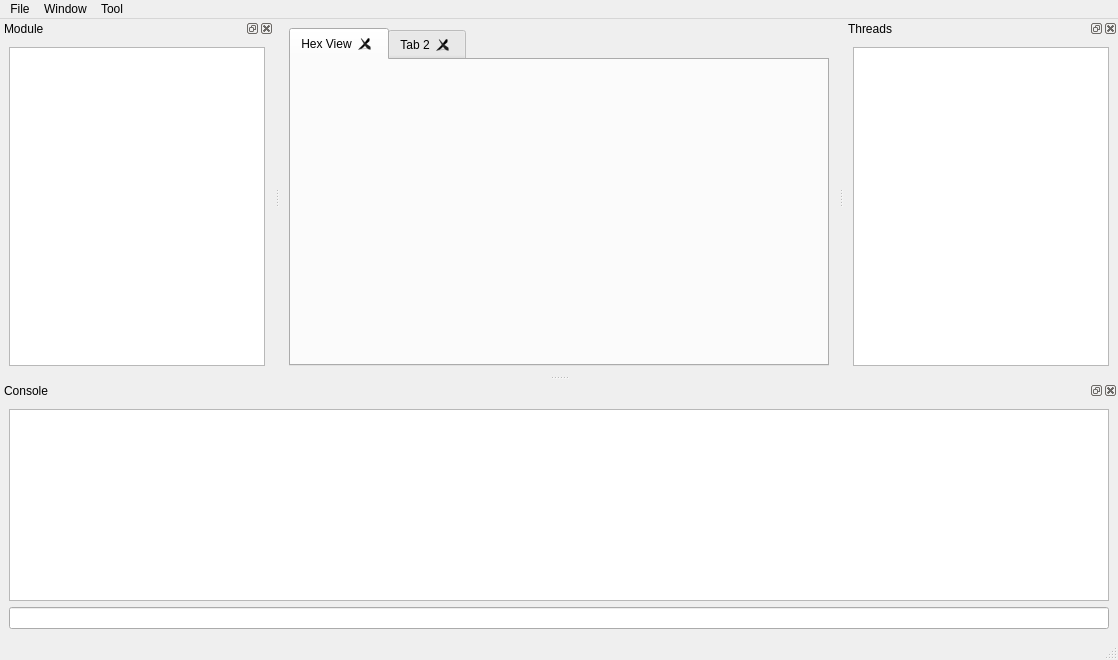
<?xml version="1.0" encoding="UTF-8"?>
<ui version="4.0">
 <class>PennyGUI</class>
 <widget class="QMainWindow" name="PennyGUI">
  <property name="geometry">
   <rect>
    <x>0</x>
    <y>0</y>
    <width>1118</width>
    <height>660</height>
   </rect>
  </property>
  <property name="windowTitle">
   <string>PennyGUI</string>
  </property>
  <widget class="QWidget" name="centralwidget">
   <layout class="QVBoxLayout" name="verticalLayout_2">
    <item>
     <widget class="QTabWidget" name="MainTab">
      <property name="tabsClosable">
       <bool>true</bool>
      </property>
      <property name="movable">
       <bool>true</bool>
      </property>
      <widget class="QWidget" name="HexTab">
       <attribute name="title">
        <string>Hex View</string>
       </attribute>
       <layout class="QVBoxLayout" name="verticalLayout_4"/>
      </widget>
      <widget class="QWidget" name="tab_2">
       <attribute name="title">
        <string>Tab 2</string>
       </attribute>
      </widget>
     </widget>
    </item>
   </layout>
  </widget>
  <widget class="QMenuBar" name="menubar">
   <property name="geometry">
    <rect>
     <x>0</x>
     <y>0</y>
     <width>1118</width>
     <height>20</height>
    </rect>
   </property>
   <widget class="QMenu" name="menuFile">
    <property name="title">
     <string>File</string>
    </property>
    <addaction name="actionOpen_Process"/>
   </widget>
   <widget class="QMenu" name="menuWindow">
    <property name="title">
     <string>Window</string>
    </property>
    <addaction name="actionConsole"/>
    <addaction name="actionModules"/>
    <addaction name="actionHex_view"/>
   </widget>
   <widget class="QMenu" name="menuTool">
    <property name="title">
     <string>Tool</string>
    </property>
    <addaction name="actionDump_debugged_process"/>
   </widget>
   <addaction name="menuFile"/>
   <addaction name="menuWindow"/>
   <addaction name="menuTool"/>
  </widget>
  <widget class="QStatusBar" name="statusbar"/>
  <widget class="QDockWidget" name="ConsoleWindow">
   <property name="windowTitle">
    <string>Console</string>
   </property>
   <attribute name="dockWidgetArea">
    <number>8</number>
   </attribute>
   <widget class="QWidget" name="dockWidgetContents">
    <layout class="QVBoxLayout" name="verticalLayout">
     <item>
      <widget class="QTextBrowser" name="ConsoleBrowser"/>
     </item>
     <item>
      <widget class="QLineEdit" name="ConsoleInput"/>
     </item>
    </layout>
   </widget>
  </widget>
  <widget class="QDockWidget" name="ModulesWindow">
   <property name="windowTitle">
    <string>Module</string>
   </property>
   <attribute name="dockWidgetArea">
    <number>1</number>
   </attribute>
   <widget class="QWidget" name="dockWidgetContents_3">
    <layout class="QVBoxLayout" name="verticalLayout_3">
     <item>
      <widget class="QTableView" name="ModulesTable">
       <property name="frameShape">
        <enum>QFrame::StyledPanel</enum>
       </property>
       <property name="alternatingRowColors">
        <bool>true</bool>
       </property>
       <property name="selectionMode">
        <enum>QAbstractItemView::SingleSelection</enum>
       </property>
       <property name="selectionBehavior">
        <enum>QAbstractItemView::SelectRows</enum>
       </property>
       <property name="sortingEnabled">
        <bool>true</bool>
       </property>
       <attribute name="horizontalHeaderCascadingSectionResizes">
        <bool>false</bool>
       </attribute>
       <attribute name="horizontalHeaderStretchLastSection">
        <bool>true</bool>
       </attribute>
      </widget>
     </item>
    </layout>
   </widget>
  </widget>
  <widget class="QDockWidget" name="ThreadsWindow">
   <property name="windowTitle">
    <string>Threads</string>
   </property>
   <attribute name="dockWidgetArea">
    <number>2</number>
   </attribute>
   <widget class="QWidget" name="dockWidgetContents_2">
    <layout class="QVBoxLayout" name="verticalLayout_5">
     <item>
      <widget class="QTableView" name="ThreadsTable">
       <property name="alternatingRowColors">
        <bool>true</bool>
       </property>
       <property name="selectionBehavior">
        <enum>QAbstractItemView::SelectRows</enum>
       </property>
      </widget>
     </item>
    </layout>
   </widget>
  </widget>
  <action name="actionOpen_Process">
   <property name="text">
    <string>Open Process</string>
   </property>
  </action>
  <action name="actionConsole">
   <property name="text">
    <string>Console</string>
   </property>
  </action>
  <action name="actionModules">
   <property name="text">
    <string>Modules</string>
   </property>
  </action>
  <action name="actionHex_view">
   <property name="text">
    <string>Hex view</string>
   </property>
  </action>
  <action name="actionDump_debugged_process">
   <property name="text">
    <string>Dump debugged process</string>
   </property>
  </action>
 </widget>
 <resources/>
 <connections/>
</ui>
